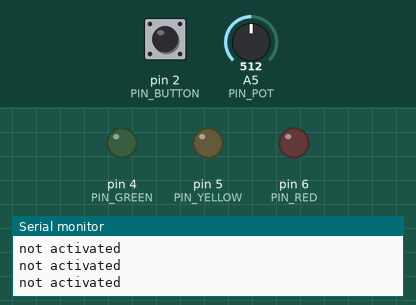
A sketch run on a simulated Arduino Uno, built with avr-gcc and run on an emulated ATmega328P. Parts: output pins drawn as LEDs (lit = HIGH), the last lines printed to the serial monitor. The inputs (shaded band) are chosen by the test bench; at power-on: pin 2 (PIN_BUTTON) LOW, A5 (PIN_POT) = 512.

Above: at 2.8 s.
2.9 s: pin 2 (PIN_BUTTON) pulled HIGH for 1.2 s
At 3.8 s:
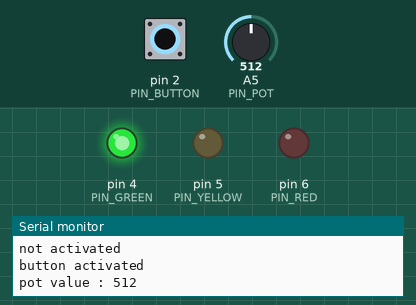
At 5.7 s:
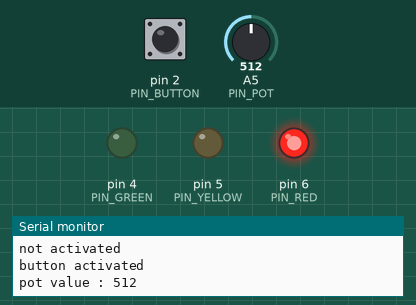
7.5 s: pin 2 (PIN_BUTTON) pulled HIGH for 3.2 s
At 9.8 s:
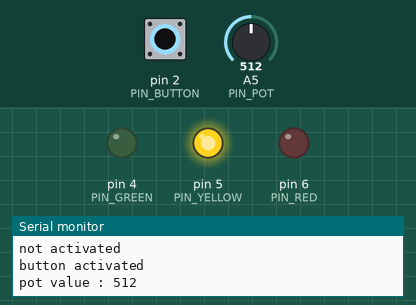
Timing chart, 0 to 12.5 s (numbered marks = the images above; inputs shaded):
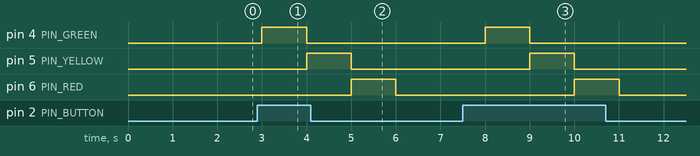

The sketch:

chenillard.ino
```cpp
#define PIN_GREEN 4
#define PIN_YELLOW 5
#define PIN_RED 6

#define PIN_BUTTON 2

#define PIN_POT A5
// the setup function runs once when you press reset or power the board
void setup() {
  Serial.begin(9600);
  // initialize digital pin LED_BUILTIN as an output.
  pinMode(PIN_GREEN, OUTPUT);
  pinMode(PIN_YELLOW, OUTPUT);
  pinMode(PIN_RED, OUTPUT);
  pinMode(PIN_BUTTON, INPUT);
}


// the loop function runs over and over again forever
void loop() {
  int buttonState = digitalRead(PIN_BUTTON);
  if (buttonState>0) {
    Serial.println("button activated");
    int potValue= analogRead(PIN_POT);
    Serial.print("pot value : ");
    Serial.println(potValue);
    digitalWrite(PIN_GREEN, HIGH);
    delay(1000);

    digitalWrite(PIN_YELLOW, HIGH);
    digitalWrite(PIN_GREEN, LOW);
    delay(1000);

    digitalWrite(PIN_RED, HIGH);
    digitalWrite(PIN_YELLOW, LOW);

    delay(1000);
    digitalWrite(PIN_RED, LOW);
  } else {
    Serial.println("not activated");
  }
  delay(1000);
}
```

Measured:
- after the input at 2.9 s, pin 4 (PIN_GREEN): LOW → HIGH after 0.10 s, → LOW 1.0 s later; pin 5 (PIN_YELLOW): LOW → HIGH after 1.1 s, → LOW 1.0 s later; pin 6 (PIN_RED): LOW → HIGH after 2.1 s, → LOW 1.0 s later
- after the input at 7.5 s, pin 4 (PIN_GREEN): LOW → HIGH after 0.50 s, → LOW 1.0 s later; pin 5 (PIN_YELLOW): LOW → HIGH after 1.5 s, → LOW 1.0 s later; pin 6 (PIN_RED): LOW → HIGH after 2.5 s, → LOW 1.0 s later
